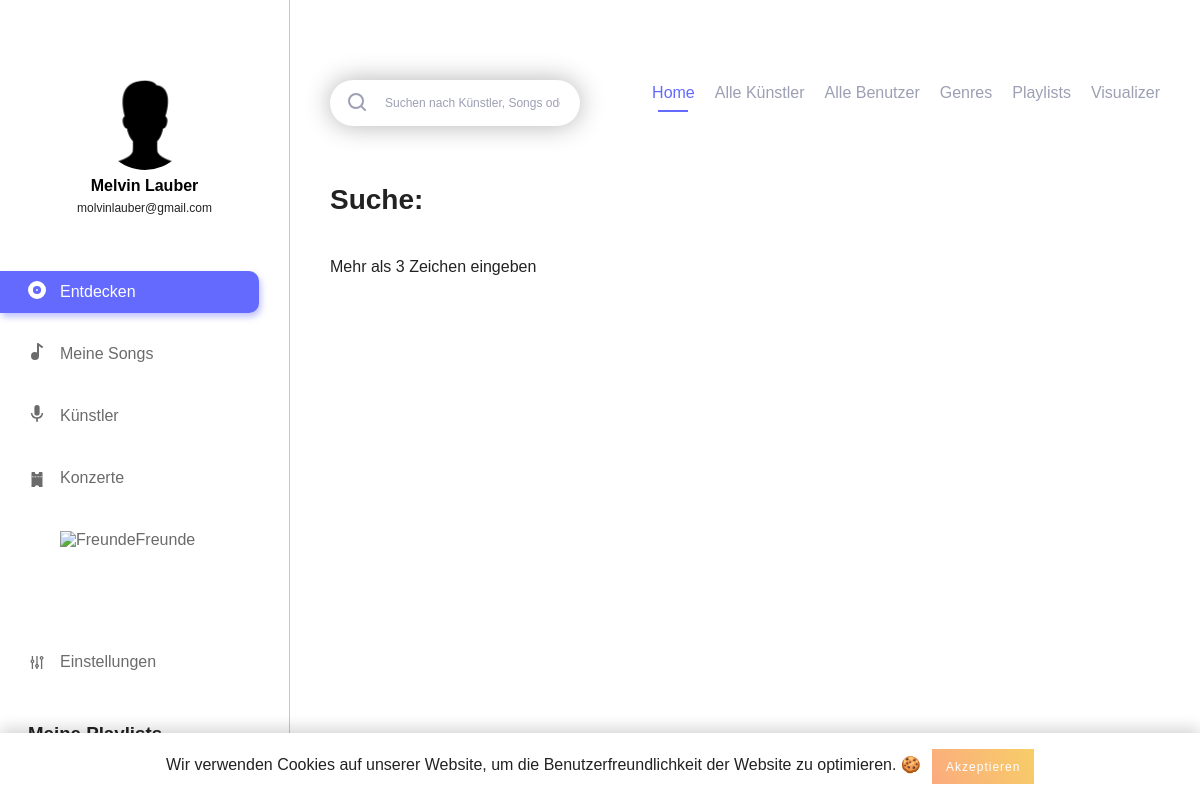
The page /search.php (signed in) on the database its author committed.
### tables this page shows
CREATE TABLE IF NOT EXISTS `users` (
  `id` int(11) NOT NULL AUTO_INCREMENT,
  `username` varchar(255) NOT NULL,
  `email` varchar(255) NOT NULL,
  `firstname` varchar(255) NOT NULL,
  `lastname` varchar(255) NOT NULL,
  `password_hash` varchar(255) NOT NULL,
  `password_token` varchar(255) NOT NULL,
  `is_artist` int(1) NOT NULL,
  `has_darkmode` tinyint(1) NOT NULL,
  `insta` text,
  `facebook` text,
  PRIMARY KEY (`id`),
  UNIQUE KEY `username` (`username`),
  UNIQUE KEY `email` (`email`)
);

### includes/start.php (called while the page is built, shortened)
<?php
include 'db.php';
if (isset($_SESSION['user']['id']) && !empty($_SESSION['user']['id'])) {
	$statement = $pdo->prepare("SELECT * FROM `users` WHERE `id` = :id");
	$result = $statement->execute(array('id' => $_SESSION['user']['id']));
}
if (isset($_SESSION['user']['has_darkmode']) && $_SESSION['user']['has_darkmode'] == 1) {
	$body_class = 'dark';
}
else {
	$body_class = '';
}
?>

### includes/navigation_left.php (the view, shortened to what this page needs)
<?php
if(isset($_SESSION['active'])) {
	$active_class = $_SESSION['active'];
}
$query = "SELECT * FROM `users` WHERE `id` = ".$_SESSION['user']['id'];
?>
<div class="navigation_left">
	<div class="navigation_wrapper">
		<div class="profile">
			<?php if (file_exists('img/profiles/user_'.$_SESSION['user']['id'].'.jpg')) { ?>
			<div class="profile_picture" style="background-image: url('img/profiles/user_<?php echo $_SESSION['user']['id']; ?>.jpg');background-position: center; background-size: 140%;" alt="user_image"></div>
			<?php } else { ?>
			<div class="profile_picture" style="background-image: url('img/profiles/no_user_image.png');background-position: center; background-size: 140%;" alt="user_image"></div>
			<?php } ?>
			<h3 class="profile_name">
				<?php foreach ($pdo->query($query) as $user_data) {
					echo htmlspecialchars($user_data['firstname']).' '.htmlspecialchars($user_data['lastname']);
				} ?>
			</h3>
			<p class="profile_mail">
				<?php foreach ($pdo->query($query) as $user_data) {
					echo htmlspecialchars($user_data['email']);
				} ?>
			</p>
		</div>
		<div class="main_navigation">
			<ul>
				<li class="navigation_element <?php if($active_class === 'discover') { echo 'active'; } ?>"><a class="site_load_button" data-url="home.php" href="#home.php"><?php echo DISCOVER; ?></a></li>
				<li class="navigation_element <?php if($active_class === 'my_songs') { echo 'active'; } ?>"><a class="site_load_button" data-url="my_songs.php" href="#my_songs.php"><img class="svg" src="img/assets/my_songs.svg" alt="<?php echo MY_SONGS; ?>"><?php echo MY_SONGS; ?></a></li>
				<li class="navigation_element <?php if($active_class === 'artists') { echo 'active'; } ?>"><a class="site_load_button" data-url="artists.php" href="#artists.php"><img class="svg" src="img/assets/artists.svg" alt="<?php echo ARTISTS; ?>"><?php echo ARTISTS; ?></a></li>
				<li class="navigation_element <?php if($active_class === 'events') { echo 'active'; } ?>"><a class="site_load_button" data-url="events.php" href="#events.php"><img class="svg" src="img/assets/events.svg" alt="<?php echo EVENTS; ?>"><?php echo EVENTS; ?></a></li>
				<li class="navigation_element <?php if($active_class === 'friends') { echo 'active'; } ?>"><a class="site_load_button" data-url="friends.php" href="#friends.php"><img class="svg" src="img/assets/friends.svg" alt="<?php echo FRIENDS; ?>"><?php echo FRIENDS; ?></a></li>
				<li class="navigation_element <?php if($active_class === 'settings') { echo 'active'; } ?>"><a class="site_load_button" data-url="settings.php" href="#settings.php"><img class="svg" src="img/assets/settings_nav.svg" alt="<?php echo SETTINGS; ?>"><?php echo SETTINGS; ?></a></li>
			</ul>
		</div>
		<div class="playlist_wrapper">
			<h3 class="playlist_title"><?php echo MY_PLAYLISTS; ?></h3>
		</div>
	</div>
</div>

### search.php (shortened to what this page needs)
<?php
include 'includes/start.php';
?>
<!DOCTYPE html>
<html lang="de">
	<head>
		<?php include 'includes/meta_data.php'; ?>
	</head>
	<body class="<?php echo $body_class; ?>">
		<?php include 'includes/navigation_left.php'; ?>
		<?php include 'includes/cookie_banner.php'; ?>
		<div class="main_content_wrapper">
			<div class="main_content_inner">
				<?php include 'includes/search_navi.php'; ?>
				<div id="search_wrapper">
					<h3 class="short_title"><?php echo SEARCH.': '.$search; ?></h3>
          <?php
          if(strlen($search) >= 3) {
            if(!empty($search) || isset($search)) {
							$search_query_artist = "SELECT * FROM `artist` WHERE artist_firstname LIKE '%".$search."%' OR artist_lastname LIKE '%".$search."%'";
							$search_query_songs = "SELECT * FROM `song` songs
												 INNER JOIN `artist` artists ON artists.artist_id = songs.artist_id_link
												 WHERE songs.song_name LIKE '%".$search."%'
												 OR artist_firstname LIKE '%".$search."%' OR artist_lastname LIKE '%".$search."%'";
												 echo "<div class='wrapper_search'>";
												 echo "<h3 class='search_title'>".SEARCH_ARTISTS."</h3>";
												 foreach ($pdo->query($search_query_artist) as $artist) {
													 if (is_array($artist) && !empty($artist)) {
														 echo "<a href='artist_detail.php?artist_id=".$artist['artist_id']."'>";
														 echo "<div class='artist_box'>";
														 echo "<img src='img/artists/artist_".$artist['artist_id'].".jpg'>";
														 echo "<h3 class='artist_name'>".htmlspecialchars($artist['artist_firstname']).' '.htmlspecialchars($artist['artist_lastname'])."</h3>";
														 echo "</div>";
														 echo "</a>";
													 }
													 else {
														 echo '<strong class="no_entries">Keine Ergebnisse gefunden</strong>';
													 }
													 echo "</div>";
												 }
												 echo "<div class='wrapper_search'>";
												 echo "<h3 class='search_title'>".SEARCH_SONGS."</h3>";
												 echo "<table class='saved_songs_list'>";
												 echo "<tbody>";
												 foreach ($pdo->query($search_query_songs) as $song) {
													 if (is_array($song) && !empty($song)) {
														 echo "<tr>";
														 echo '<td class="play"><span class="play_song_wrapper play_song_class" data-artist_id='.$song['artist_id_link'].' data-album_id='.$song['album_id_link'].' data-song='.$song['song_id'].' data-song_name="'.htmlspecialchars($song['song_name']).'" data-artist_name="'.htmlspecialchars($artist['artist_firstname']).' '.htmlspecialchars($artist['artist_lastname']).'">
														 <img src="img/assets/play.svg" alt="Play" class="svg play_song">
														 </span></td>';
														 echo "<td class='song_name'>".htmlspecialchars($song['song_name'])."<td>";
														 echo "<td class='artist_name'><a href='artist_detail.php?artist_id= 1;'>".htmlspecialchars($artist['artist_firstname']).' '.htmlspecialchars($artist['artist_lastname'])."</a></td>";
														 echo "<td class='actions'><img src='img/assets/like.svg' class='svg like' alt='Like'><img src='img/assets/show_more.svg' class='svg more' alt='show_more'></td>";
														 echo "<td class='length'>".$song['length']."</td>";
														 echo "</tr>";
													 }
													 else {
														 echo '<strong class="no_entries">Keine Ergebnisse gefunden</strong>';
													 }
												 }
												 echo "</tbody>";
												 echo "</table>";
												 echo "</div>";
											 }
											 else {
							 					echo NO_DATA;
							 				}
				}
				else {
					echo MORE_THAN_3;
				}
          		?>
				</div>
			</div>
		</div>
	</body>
</html>

### includes/meta_data.php (shortened to what this page needs)
<link rel="stylesheet" href="css/styles.css">
<link rel="stylesheet" href="https://cdnjs.cloudflare.com/ajax/libs/fancybox/3.5.7/jquery.fancybox.min.css">

### includes/cookie_banner.php (shortened to what this page needs)
<div id="js-cookie-box" class="cookie-box cookie-box--hide">
Wir verwenden Cookies auf unserer Website, um die Benutzerfreundlichkeit der Website zu optimieren. 🍪 <span id="js-cookie-button" class="cookie-button">Akzeptieren</span>
</div>

### includes/search_navi.php (shortened to what this page needs)
<?php
if(isset($_SESSION['active_meta_nav'])) {
	$active_class_meta = $_SESSION['active_meta_nav'];
}
?>
<div id="search_navigation_wrap">
	<div class="search">
		<form class="search_form" action="search.php" method="post">
			<input class="search_field" type="text" name="search" placeholder="Suchen nach Künstler, Songs oder Alben">
		</form>
	</div>
	<div id="navigation">
		<ul>
			<li class="main_navigation_element <?php if($active_class_meta === 'discover') { echo 'active'; } ?>"><a class="site_load_button" data-url="home.php" href="#home.php"><?php echo HOME; ?></a></li>
			<li class="main_navigation_element <?php if($active_class_meta === 'all_artists') { echo 'active'; } ?>"><a class="site_load_button" data-url="all_artists.php" href="#all_artists.php"><?php echo ALL_ARTISTS; ?></a></li>
			<li class="main_navigation_element <?php if($active_class_meta === 'all_users') { echo 'active'; } ?>"><a class="site_load_button" data-url="all_users.php" href="#all_users.php"><?php echo ALL_USERS; ?></a></li>
 			<li class="main_navigation_element <?php if($active_class_meta === 'genres') { echo 'active'; } ?>"><a class="site_load_button" data-url="genres.php" href="#genres.php"><?php echo GENRES; ?></a></li>
 			<li class="main_navigation_element <?php if($active_class_meta === 'playlists') { echo 'active'; } ?>"><a class="site_load_button" data-url="playlists.php" href="#playlists.php"><?php echo PLAYLISTS; ?></a></li>
 			<li class="main_navigation_element"><a href="visualizer.php">Visualizer</a></li>
		</ul>
	</div>
</div>

### css/_config.css (style rules this page uses)
:root { --primary-color: #636AFD; --primary-color_light: #e0e1ff; --text: #222; --navigation_left: #6B6B6B; --border: #C7C7C7; --light_text: #9D9FB3; --button: #ededed; --border-bottom: #707070; --background_dark_mode: #21252B; --dark_mode_border: #30353B; --dark_mode_input: #30353B; --dark_mode_light: #DDDDDD; --standard_shadow: 0 3px 27px rgba(0,0,0,0.39); --standard_radius: 13px; --standard_transition: all 0.3s ease; --error_color: #b20000; }

### css/_basic.css (style rules this page uses)
body { font-family: 'DM Sans', sans-serif; margin: 0; padding: 0; color: var(--text); -webkit-font-smoothing: antialiased; -moz-osx-font-smoothing: grayscale; }
h3 { margin: 0; padding: 0; }
h3.short_title { font-size: 28px; line-height: 37px; font-weight: 700; color: var(--text); margin-bottom: 40px; }
ul { padding: 0; margin: 0; }
.main_content_wrapper { padding-top: 80px; padding-left: 330px; }
.main_content_inner { max-width: 1200px; margin: 0 auto; padding-bottom: 150px; box-sizing: border-box; }
.profile { text-align: center; }

### css/_content.css (style rules this page uses)
#search_navigation_wrap { margin-bottom: 55px; }
.search { float: left; position: relative; width: 380px; }
#navigation { float: right; }
#navigation ul li.main_navigation_element { float: left; font-size: 20px; line-height: 26px; color: var(--light_text); margin-left: 30px; list-style-type: none; }
#navigation ul li.main_navigation_element:hover, #navigation ul li.main_navigation_element.active { color: var(--primary-color); position: relative; }
#navigation ul li.main_navigation_element:hover:after, #navigation ul li.main_navigation_element.active:after { content: ''; position: absolute; bottom: -6px; left: 50%; transform: translateX(-50%); width: 30px; height: 2px; background: var(--primary-color); }
#navigation ul li.main_navigation_element a { text-decoration: none; color: inherit; }
#navigation ul li.main_navigation_element:first-child { margin-left: 0; }
#search_navigation_wrap .search { position: relative; z-index: 1; }
#search_navigation_wrap .search .search_form .search_field { font-size: 12px; line-height: 16px; color: var(--light_text); width: 100%; padding: 15px 20px; padding-left: 55px; border: none; -webkit-border-radius: 23px; -moz-border-radius: 23px; -o-border-radius: 23px; border-radius: 23px; box-shadow: 0 0 26px rgba(0,0,0,0.3); box-sizing: border-box; }
#search_navigation_wrap .search .search_form input.search_field::placeholder { font-size: 12px; line-height: 16px; color: var(--light_text); }
.cookie-box { position: fixed; left: 0; right: 0; bottom: 0; z-index: 9999; text-align: center; padding: 1rem 2rem; background: #fff; transition: all 0.75s cubic-bezier(0.19, 1, 0.22, 1); box-shadow: 0 -5px 14px rgba(0,0,0,0.16); }
.cookie-button { display: inline-block; cursor: pointer; padding: 0.65rem 0.85rem; margin-left: 0.45rem; color: #fff; font-size: 0.75rem; letter-spacing: 1px; background-image: linear-gradient(62deg, #fbab7E 0%, #f7ce68 100%); }

### css/_login.css (style rules this page uses)
input[type="text"], input[type="password"], input[type="number"], input[type="date"], textarea { font-size: 12px; line-height: 16px; color: var(--light_text); width: 100%; padding: 15px 20px; border: none; -webkit-border-radius: 23px; -moz-border-radius: 23px; -o-border-radius: 23px; border-radius: 23px; box-shadow: 0 0 26px rgba(0,0,0,0.3); box-sizing: border-box; }

### css/_responsive.css (style rules this page uses)
@media screen and (max-width: 1300px) { .search { width: 250px; } }
@media screen and (max-width: 1300px) { #navigation ul li.main_navigation_element { font-size: 16px; margin-left: 20px; } }
@media screen and (max-width: 1300px) { #navigation { margin-right: 40px; } }

### rows shown on the page
users: firstname "Melvin", lastname "Lauber", email "molvinlauber@gmail.com"

### other values the page prints
DISCOVER "Entdecken"
MY_SONGS "Meine Songs"
ARTISTS "Künstler"
EVENTS "Konzerte"
FRIENDS "Freunde"
SETTINGS "Einstellungen"
HOME "Home"
ALL_ARTISTS "Alle Künstler"
ALL_USERS "Alle Benutzer"
GENRES "Genres"
PLAYLISTS "Playlists"
SEARCH "Suche"
MORE_THAN_3 "Mehr als 3 Zeichen eingeben"
